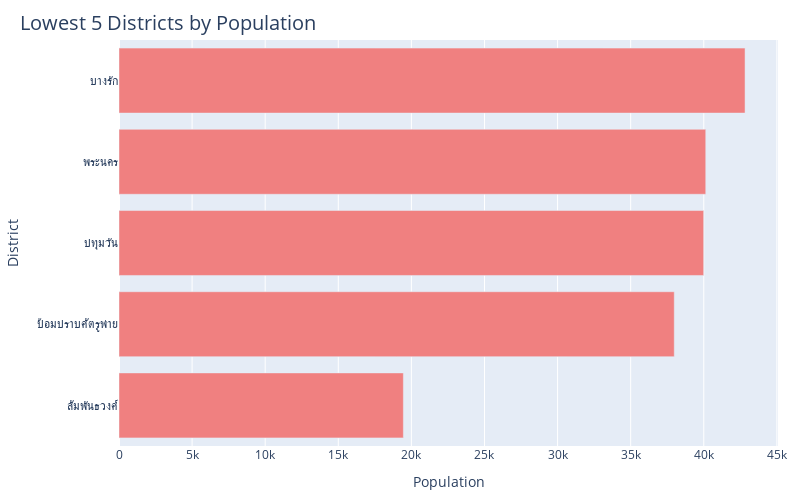

Here is the notebook cell this chart was saved with:
### Markdown cell above
Top 5 districts have more than 180,000 people in each district. Khlongsamwa is the district which has the most people leaving

### Code cell
fig = px.bar(df_merge.sort_values(by = 'Population').head(5), 
             x = 'Population', 
             y = 'District', 
             orientation = 'h',
             color_discrete_sequence = ['lightcoral'],
             width = 800,
             height = 500)
fig.update_layout(margin = dict(l = 20, r = 20, t = 40, b = 20),
                  title = {'text':'Lowest 5 Districts by Population',
                           'font': {'size': 20},
                           'x': 0.025,
                           'y': 0.9675})
fig.show()

### Figure 1 — Plotly figure (JSON) as saved in the notebook; plotly's stock layout.template omitted (floating-point values rounded to 4 significant figures)
{"data": [{"alignmentgroup": "True", "hovertemplate": "Population=%{x}<br>District=%{y}<extra></extra>", "legendgroup": "", "marker": {"color": "lightcoral", "pattern": {"shape": ""}}, "name": "", "offsetgroup": "", "orientation": "h", "showlegend": false, "textposition": "auto", "type": "bar", "x": [19451, 37980, 39993, 40135, 42823], "xaxis": "x", "y": ["สัมพันธวงศ์", "ป้อมปราบศัตรูพ่าย", "ปทุมวัน", "พระนคร", "บางรัก"], "yaxis": "y"}], "layout": {"barmode": "relative", "height": 500, "legend": {"tracegroupgap": 0}, "margin": {"b": 20, "l": 20, "r": 20, "t": 40}, "title": {"font": {"size": 20}, "text": "Lowest 5 Districts by Population", "x": 0.025, "y": 0.9675}, "width": 800, "xaxis": {"anchor": "y", "domain": [0, 1], "title": {"text": "Population"}}, "yaxis": {"anchor": "x", "domain": [0, 1], "title": {"text": "District"}}}}
